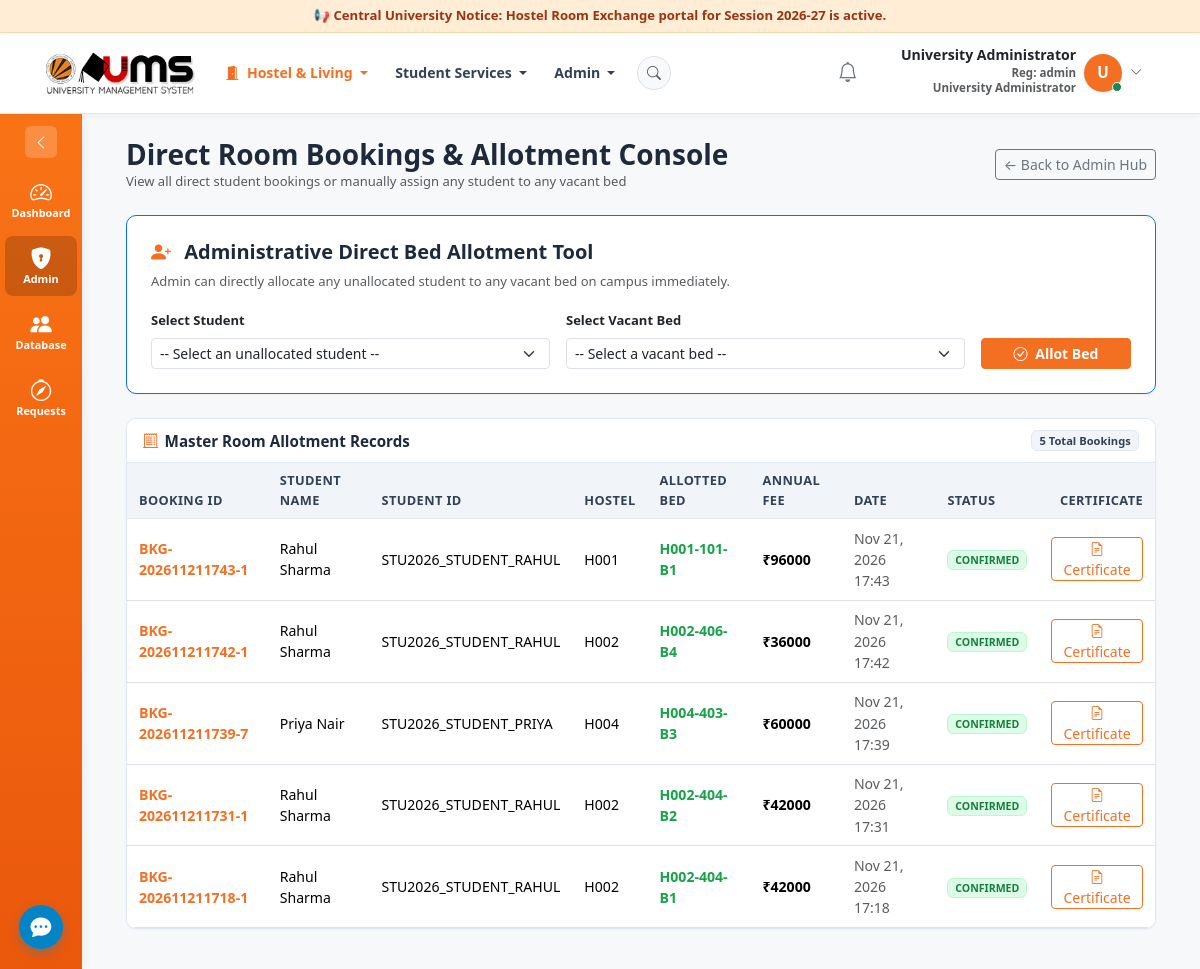
The page /admin-panel/bookings/ (signed in) on the database as committed earlier.
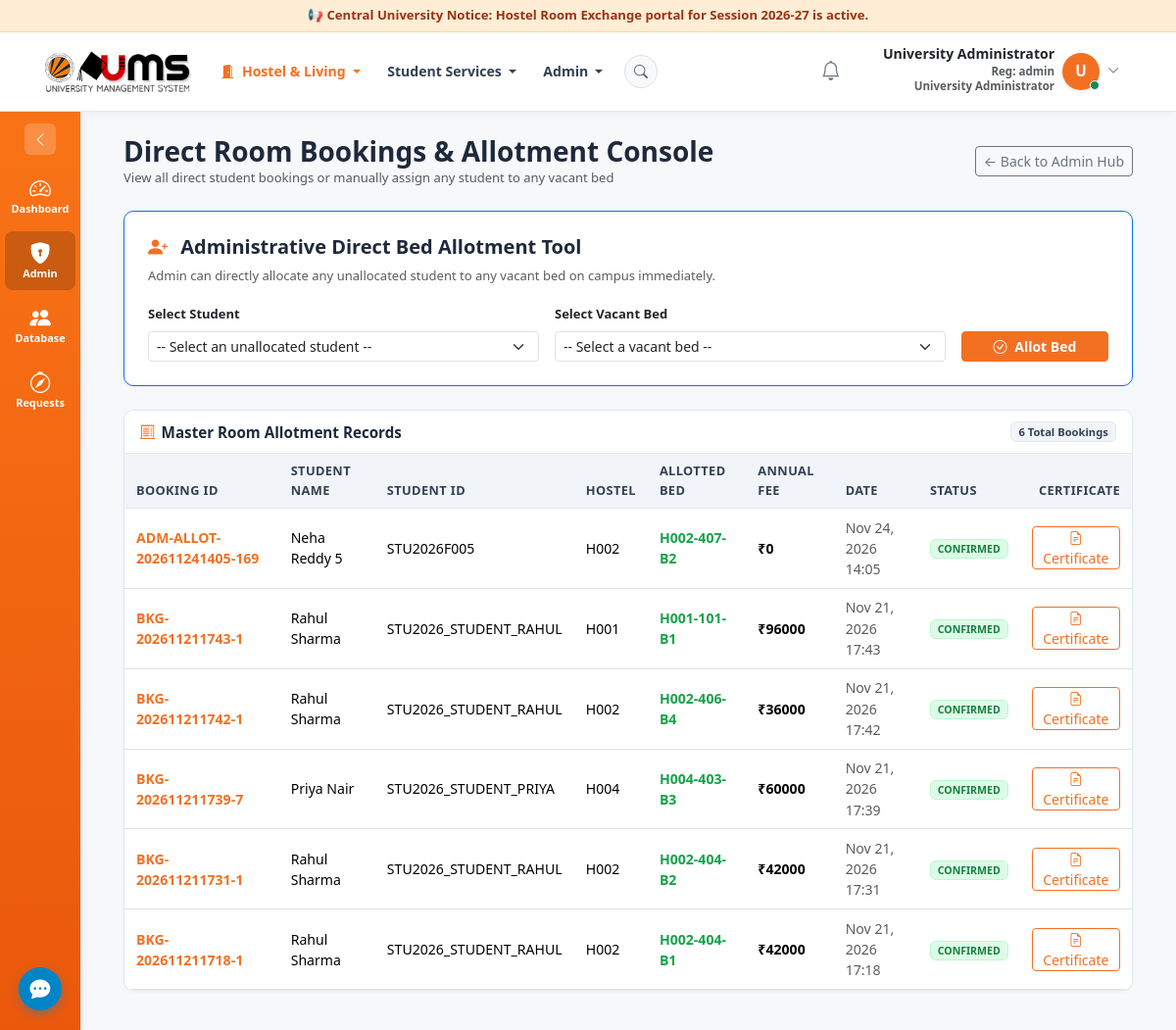
The same page on the database as committed later.
### allocations/models.py (models this page shows, shortened)
class RoomBooking(models.Model):
    STATUS_CHOICES = [
        ('PENDING', 'Pending Payment/Verification'),
        ('CONFIRMED', 'Confirmed & Allotted'),
        ('CANCELLED', 'Cancelled'),
        ('REJECTED', 'Rejected'),
    ]
    booking_id = models.CharField(max_length=50, unique=True, help_text="e.g. BKG-2026-0001")
    student = models.ForeignKey('students.Student', on_delete=models.CASCADE, related_name='direct_bookings')
    bed = models.ForeignKey('rooms.Bed', on_delete=models.PROTECT, related_name='bookings')
    academic_year = models.CharField(max_length=20, default='2026-2027')
    annual_fee = models.DecimalField(max_digits=10, decimal_places=2, default=Decimal('0.00'))
    amount_paid = models.DecimalField(max_digits=10, decimal_places=2, default=Decimal('0.00'))
    status = models.CharField(max_length=20, choices=STATUS_CHOICES, default='CONFIRMED')
    booking_date = models.DateTimeField(default=timezone.now)
    remarks = models.TextField(blank=True)
    transaction = models.ForeignKey('finance.FinancialTransaction', on_delete=models.SET_NULL, null=True, blank=True, related_name='booking_record')
    class Meta:
        ordering = ['-booking_date']

### students/models.py (models this page shows, shortened)
class Student(models.Model):
    GENDER_CHOICES = [
        ('Male', 'Male'),
        ('Female', 'Female'),
    ]
    FEE_STATUS_CHOICES = [
        ('PAID', 'Paid'),
        ('PARTIAL', 'Partial'),
        ('UNPAID', 'Unpaid'),
    ]
    DISCIPLINARY_CHOICES = [
        ('CLEAN', 'Clean Record'),
        ('WARNING', 'Warning Issued'),
        ('HOLD', 'Disciplinary Hold'),
    ]
    ACCOUNT_STATUS_CHOICES = [
        ('ACTIVE', 'Active'),
        ('SUSPENDED', 'Suspended'),
        ('INACTIVE', 'Inactive'),
    ]
    STUDENT_TYPE_CHOICES = [
        ('HOSTEL', 'Hostel Resident'),
        ('DAY_SCHOLAR', 'Day Scholar'),
    ]
    user = models.OneToOneField(settings.AUTH_USER_MODEL, on_delete=models.CASCADE, related_name='student_profile')
    student_id = models.CharField(max_length=30, unique=True, help_text="e.g. STU2026001")
    registration_number = models.CharField(max_length=30, unique=True, help_text="e.g. REG2026001 or 12313714")
    full_name = models.CharField(max_length=150)
    email = models.EmailField()
    mobile_number = models.CharField(max_length=20)
    gender = models.CharField(max_length=10, choices=GENDER_CHOICES)
    profile_photograph = models.ImageField(upload_to='students/', blank=True, null=True)
    student_type = models.CharField(
        max_length=20,
        choices=STUDENT_TYPE_CHOICES,
        default='HOSTEL',
        help_text="Designation in Central University Database (Hostel Resident or Day Scholar)"
    )
    course = models.CharField(max_length=100, help_text="e.g. B.Tech Computer Science")
    department = models.CharField(max_length=100)
    academic_year = models.CharField(max_length=20, help_text="e.g. 1st Year, 2nd Year, 3rd Year, 4th Year")
    admission_year = models.PositiveIntegerField(default=2024)
    current_hostel = models.ForeignKey('hostels.Hostel', on_delete=models.SET_NULL, null=True, blank=True, related_name='students')
    current_room = models.ForeignKey('rooms.Room', on_delete=models.SET_NULL, null=True, blank=True, related_name='occupants')
    current_bed = models.ForeignKey('rooms.Bed', on_delete=models.SET_NULL, null=True, blank=True, related_name='current_occupant')
    fee_status = models.CharField(max_length=20, choices=FEE_STATUS_CHOICES, default='PAID')
    disciplinary_status = models.CharField(max_length=20, choices=DISCIPLINARY_CHOICES, default='CLEAN')
    account_status = models.CharField(max_length=20, choices=ACCOUNT_STATUS_CHOICES, default='ACTIVE')
    created_at = models.DateTimeField(auto_now_add=True)
    class Meta:
        ordering = ['student_id']

### rooms/models.py (models this page shows, shortened)
class Bed(models.Model):
    STATUS_CHOICES = [
        ('VACANT', 'Vacant'),
        ('OCCUPIED', 'Occupied'),
        ('BLOCKED', 'Blocked'),
        ('MAINTENANCE', 'Maintenance'),
    ]
    room = models.ForeignKey(Room, on_delete=models.CASCADE, related_name='beds')
    bed_identifier = models.CharField(max_length=20, help_text="e.g. Bed 1, Bed 2 or B1, B2")
    status = models.CharField(max_length=20, choices=STATUS_CHOICES, default='VACANT')
    class Meta:
        unique_together = ['room', 'bed_identifier']
        ordering = ['room', 'bed_identifier']
    @property
    def full_code(self):
        return f"{self.room.hostel.code}-{self.room.room_number}-{self.bed_identifier}"

class Room(models.Model):
    hostel = models.ForeignKey('hostels.Hostel', on_delete=models.CASCADE, related_name='rooms')
    room_number = models.CharField(max_length=20, help_text="Unique room number within hostel, e.g. A101")
    floor = models.PositiveIntegerField(default=1)
    category = models.ForeignKey(RoomCategory, on_delete=models.PROTECT, related_name='rooms')
    is_active = models.BooleanField(default=True)
    class Meta:
        unique_together = ['hostel', 'room_number']
        ordering = ['hostel', 'floor', 'room_number']

### hostels/models.py (models this page shows, shortened)
class Hostel(models.Model):
    GENDER_CHOICES = [
        ('Male', 'Male'),
        ('Female', 'Female'),
    ]
    university = models.ForeignKey(University, on_delete=models.CASCADE, related_name='hostels')
    code = models.CharField(max_length=20, unique=True, help_text="e.g. H001, H002, H003, H004")
    name = models.CharField(max_length=100)
    gender = models.CharField(max_length=10, choices=GENDER_CHOICES)
    address = models.TextField(blank=True)
    total_floors = models.PositiveIntegerField(default=4)
    created_at = models.DateTimeField(auto_now_add=True)
    class Meta:
        ordering = ['code']

### hostels/admin_views.py (the view)
# urls.py: path('admin-panel/bookings/', admin_bookings_manager, name='admin_bookings_manager'),
@login_required
def admin_bookings_manager(request):
    if not verify_admin(request.user):
        messages.error(request, "Admin access required.")
        return redirect('dashboard_redirect')
    bookings = RoomBooking.objects.select_related('student', 'bed', 'bed__room', 'bed__room__hostel').order_by('-booking_date')
    unallocated_students = Student.objects.filter(current_bed__isnull=True, account_status='ACTIVE')
    vacant_beds = Bed.objects.filter(status='VACANT').select_related('room', 'room__hostel')
    context = {
        'bookings': bookings,
        'unallocated_students': unallocated_students,
        'vacant_beds': vacant_beds,
    }
    return render(request, 'admin_panel/bookings_manager.html', context)

### accounts/models.py (called while the page is built)
    @property
    def is_student(self):
        return self.role == self.Role.STUDENT

    @property
    def is_warden(self):
        return self.role == self.Role.WARDEN

    @property
    def is_chief_warden(self):
        return self.role == self.Role.CHIEF_WARDEN

    @property
    def is_admin_user(self):
        return self.role == self.Role.ADMIN or self.is_superuser

### hostels/admin_views.py (called while the page is built)
def verify_admin(user):
    return user.is_authenticated and (user.is_admin_user or user.is_superuser)

### notifications/context_processors.py (called while the page is built)
def unread_notifications(request):
    if request.user.is_authenticated:
        unread_count = request.user.notifications.filter(is_read=False).count()
        recent_notifications = request.user.notifications.filter(is_read=False)[:5]
        return {
            'unread_notifications_count': unread_count,
            'recent_notifications': recent_notifications,
        }
    return {
        'unread_notifications_count': 0,
        'recent_notifications': [],
    }

### templates/admin_panel/bookings_manager.html (shortened to what this page needs)
{% extends 'base.html' %}
{% block content %}
<div class="container-fluid">
  <div class="d-flex align-items-center justify-content-between mb-4">
    <div>
      <h3 class="fw-bold text-navy mb-0">Direct Room Bookings & Allotment Console</h3>
      <p class="text-muted small mb-0">View all direct student bookings or manually assign any student to any vacant bed</p>
    </div>
    <a href="{% url 'admin_overview' %}" class="btn btn-outline-secondary btn-sm">&larr; Back to Admin Hub</a>
  </div>
  <div class="card card-custom p-4 mb-4 border-primary">
    <h5 class="fw-bold text-navy mb-2"><i class="bi bi-person-plus-fill text-primary me-2"></i> Administrative Direct Bed Allotment Tool</h5>
    <p class="text-muted small mb-3">Admin can directly allocate any unallocated student to any vacant bed on campus immediately.</p>
    <form method="post" action="{% url 'admin_manual_allot' %}" class="row g-3 align-items-end">
      <div class="col-12 col-md-5">
        <label class="form-label small fw-bold">Select Student</label>
        <select name="student_id" class="form-select form-select-sm" required>
          <option value="" disabled selected>-- Select an unallocated student --</option>
        </select>
      </div>
      <div class="col-12 col-md-5">
        <label class="form-label small fw-bold">Select Vacant Bed</label>
        <select name="bed_id" class="form-select form-select-sm" required>
          <option value="" disabled selected>-- Select a vacant bed --</option>
        </select>
      </div>
      <div class="col-12 col-md-2">
        <button type="submit" class="btn btn-success btn-sm w-100 fw-bold">
          <i class="bi bi-check-circle me-1"></i> Allot Bed
        </button>
      </div>
    </form>
  </div>
  <div class="card card-custom">
    <div class="card-header-custom">
      <h5 class="card-title-custom"><i class="bi bi-receipt-cutoff text-primary"></i> Master Room Allotment Records</h5>
      <span class="badge bg-secondary">{{ bookings.count }} Total Bookings</span>
    </div>
    <div class="card-body p-0">
      <div class="table-responsive">
        <table class="table table-hover align-middle mb-0 small">
          <thead class="table-light">
            <tr>
              <th>Booking ID</th>
              <th>Student Name</th>
              <th>Student ID</th>
              <th>Hostel</th>
              <th>Allotted Bed</th>
              <th>Annual Fee</th>
              <th>Date</th>
              <th>Status</th>
              <th class="text-end">Certificate</th>
            </tr>
          </thead>
          <tbody>
            {% for b in bookings %}
              <tr>
                <td class="fw-bold text-primary">{{ b.booking_id }}</td>
                <td>{{ b.student.full_name }}</td>
                <td>{{ b.student.student_id }}</td>
                <td>{{ b.bed.room.hostel.code }}</td>
                <td class="fw-bold text-success">{{ b.bed.full_code }}</td>
                <td class="fw-bold">₹{{ b.annual_fee|floatformat:0 }}</td>
                <td class="text-muted">{{ b.booking_date|date:"M d, Y H:i" }}</td>
                <td><span class="badge bg-success">{{ b.status }}</span></td>
                <td class="text-end">
                  <a href="{% url 'booking_receipt' booking_id=b.id %}" class="btn btn-outline-primary btn-sm py-0 px-2">
                    <i class="bi bi-file-earmark-text"></i> Certificate
                  </a>
                </td>
              </tr>
            {% empty %}
              <tr>
                <td colspan="9" class="text-center text-muted p-4">No direct bookings logged yet.</td>
              </tr>
            {% endfor %}
          </tbody>
        </table>
      </div>
    </div>
  </div>
</div>
{% endblock %}

Rows that differ between the two databases and show on the page:
added RoomBooking: booking_id "ADM-ALLOT-202611241405-169", student.full_name "Neha Reddy 5", student.student_id "STU2026F005", bed.room.hostel.code "H002", bed.full_code "H002-407-B2", annual_fee "0", booking_date "Nov 24, 2026 14:05", status "CONFIRMED"
Other text that changed with them:
{{ bookings.count }}: "5" → "6"
